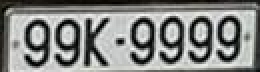
#> input picture Preprocessing/data/predict_car_license_plate/output/64ca73ef-c566-48cb-9e96-5bb57a6f7261.jpg, 130 x 36 px (shown 2 times larger); its folder holds only this picture in this run
$ jupyter execute PART2.boundingBox_preprocessing.ipynb
#> lines starting #> are read from the running program, lines starting #| are printed output that depends on the picture; after the words box and inside, x2 and y2 are one past the last pixel; in counts of white or black regions, pixels touching at a corner belong together
[cell 1]
import os
import matplotlib.pyplot as plt
import cv2
import pytesseract
import re
from threading import Thread

***

# Part 1: Preprocess License Plate

[cell 2]
# Path to Tesseract executable
pytesseract.pytesseract.tesseract_cmd = r'C:\Program Files\Tesseract-OCR\tesseract.exe'

[cell 3]
# STEP 1: LOAD IMAGE ================================
# Load image plate from predict_car_license_plate/output
# This folder contains images after prediction of car license plate
image_folder_path = 'data/predict_car_license_plate/output'
# List all image files in the folder
image_files = os.listdir(image_folder_path)

[cell 4]
# Receive the image load from CV2 and show it with Matplotlib
def showImgCv2Plt(image):
    image = cv2.cvtColor(image, cv2.COLOR_BGR2RGB)
    plt.imshow(image)
    plt.axis('off')
    plt.show()

[cell 5]
# Get 1 image from the list of image files
img_path = os.path.join(image_folder_path, image_files[0])
# open image with cv2 in Grayscale
image = cv2.imread(img_path, cv2.IMREAD_GRAYSCALE)
#> image: shape (36, 130); min 0, max 249, mean 133.9

[cell 6]
# Show Image
showImgCv2Plt(image)

[cell 7]
# STEP 2: RESIZE IMAGE FOR BETTER FEATURE VISIBILITY ================================
# The image of license plate is too small in some case, so we need to resize it to fixed size for better OCR result
# Resize the image to 250x50
# Interpolation: It refers to the method used to estimate pixel values at non-integer coordinates during resizing or transformations (e.g., scaling, rotating, or warping an image).
# cv2.INTER_CUBIC: This specific interpolation method uses cubic convolution to calculate the values of the new pixels. It takes into account the values of 16 neighboring pixels (4x4 grid) around the pixel being calculated.
gray = cv2.resize(image, (250, 50), interpolation=cv2.INTER_CUBIC)
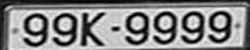
#> gray: shape (50, 250); min 0, max 249, mean 133.9

[cell 8]
# STEP 3: APPLY MEDIAN BLUR and EDGE PRESERVING FILTER TO REMOVE NOISE ===================
img_clear = cv2.medianBlur(gray, 3)
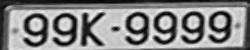
#> img_clear: shape (50, 250); min 0, max 237, mean 134
img_clear = cv2.edgePreservingFilter(img_clear, sigma_s=5)
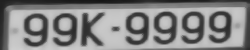
#> img_clear: shape (50, 250); min 22, max 205, mean 133
showImgCv2Plt(img_clear)

[cell 9]
# STEP 4: APPLY GAUSSIAN BLUR TO SHARPEN THE IMAGE ==========================
# Sharpen the image using GaussianBlur
gaussian = cv2.GaussianBlur(img_clear, (5, 5), 2)
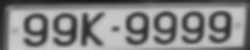
#> gaussian: shape (50, 250); min 26, max 204, mean 133.2
sharpened = cv2.addWeighted(img_clear, 2, gaussian, -1, 0)
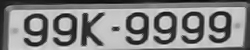
#> sharpened: shape (50, 250); min 8, max 225, mean 132.8
showImgCv2Plt(sharpened)

[cell 10]
# STEP 5: INCREASE CONTRAST ==========================
# Stretch the pixel values
enhanced = cv2.normalize(sharpened, None, 0, 255, cv2.NORM_MINMAX)
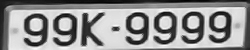
#> enhanced: shape (50, 250); min 0, max 255, mean 146.6
showImgCv2Plt(enhanced)

[cell 11]
# STEP 6: ADAPTIVE THRESHOLDING TO CONVERT TO BLACK-WHITE IMAGE ==========================
# This step converts the image into a binary format using adaptive Gaussian thresholding, which preserves important details and removes background noise.
# This method is especially effective for processing documents or images with uneven lighting.

enhanced = cv2.adaptiveThreshold(enhanced, 255, cv2.ADAPTIVE_THRESH_GAUSSIAN_C, cv2.THRESH_BINARY, 11, 2)
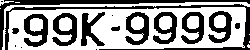
#> enhanced: shape (50, 250); 59.2% white; 17 black regions (5 under 20 px), largest, box (x1, y1, x2, y2) and area: (5, 4, 250, 50) 1120, (0, 0, 250, 50) 1019, (24, 14, 48, 47) 439
showImgCv2Plt(enhanced)

[cell 12]
# FUNCTION TO PREPROCESS LICENSE PLATE IMAGE ==========================
def preprocess_license_plate(plate_image):
    """
    Preprocess the cropped license plate image for better OCR results.
    :param plate_image: Cropped license plate image (numpy array)
    :return: Preprocessed image ready for OCR (numpy array)
    """
    try:
        try:
            # Step 1: Convert to grayscale
            gray = cv2.cvtColor(plate_image, cv2.COLOR_BGR2GRAY)
        except:
            gray = plate_image

        # Step 2: Resize image for better feature visibility
        gray = cv2.resize(gray, (250, 50), interpolation=cv2.INTER_CUBIC)

        # Step 3: Apply Median Blur and Edge Preserving Filter
        img_clear = cv2.medianBlur(gray, 3)
        img_clear = cv2.edgePreservingFilter(img_clear, sigma_s=5)

       # Step 4: Sharpen the image using GaussianBlur
        gaussian = cv2.GaussianBlur(img_clear, (5, 5), 2)
        sharpened = cv2.addWeighted(img_clear, 2, gaussian, -1, 0)

        # Step 5: Increase contrast

        # Stretch the pixel values
        contrast = cv2.normalize(sharpened, None, 0, 255, cv2.NORM_MINMAX)

        # Step 6: Adaptive Thresholding
        enhanced = cv2.adaptiveThreshold(contrast, 255, cv2.ADAPTIVE_THRESH_GAUSSIAN_C, cv2.THRESH_BINARY, 11, 2)


        return enhanced

    except Exception as e:
        print("Error during license plate preprocessing:", e)
        return None

[cell 13]
# Preprocess the image
preprocessed_image = preprocess_license_plate(image)
showImgCv2Plt(preprocessed_image)

***

# Part 2: Predict License Text

[cell 14]
# Create Thread to rotate image from -4 to 4 degree and preprocess it
def rotate_image(image, angle):
    """
    Rotate the image by a custom angle.
    :param image: Input image (numpy array)
    :param angle: Rotation angle in degrees
    :return: Rotated image (numpy array)
    """
    (h, w) = image.shape[:2]
    center = (w // 2, h // 2)
    rotation_matrix = cv2.getRotationMatrix2D(center, angle, 1.0)
    rotated_image = cv2.warpAffine(image, rotation_matrix, (w, h))
    return rotated_image

[cell 15]
from collections import Counter

# Clean the text extracted from the image to remove invalid characters
# Only keep uppercase letters, digits, and hyphens\
# Remove leading and trailing hyphens
# Remove surrounding whitespace
def clean_text(text, min_length=0, max_length=11):
    if not text:
        return ""
    text = re.sub(r'[^A-Z0-9\-]', '', text)  # Keep only valid characters
    text = re.sub(r'^[\-]+', '', text)  # Remove leading . or -
    text = re.sub(r'[\-]+$', '', text)  # Remove trailing . or -
    text = text.strip()  # Remove surrounding whitespace
    if len(text) < min_length or len(text) > max_length:
        return ""
    return text


# Get the most frequent element in a list Exapmle: [1, 2, 2, 3, 3, 3, 4] => 3
def get_most_frequency(list):
    frequency = Counter(list)
    return frequency.most_common(1)[0][0]

#=== PREDICT LICENSE TEXT ========================================
def predict_license_text(image):
    if image is None:
        print("Image is None")
        return None
    else:
        # Extract text from the original image
        text = pytesseract.image_to_string(image).strip()
        text = clean_text(text)
        # If no text or too short, try rotated versions
        if text == "" or len(text) < 3:
            texts = []  # Store text from rotated images

            def worker(angle):
                rotated_image = rotate_image(image, angle)
                text = pytesseract.image_to_string(rotated_image).strip()
                text = clean_text(text)
                if text:
                    texts.append(text)

            threads = []
            for angle in range(-5, 6):  # Try rotations from -4 to +4 degrees
                thread = Thread(target=worker, args=(angle,))
                thread.start()
                threads.append(thread)

            for thread in threads:
                thread.join()
            final_text = ''

            # get most frequent length of text
            if len(texts) == 0:
                return ""
            text_lenghs = [len(text) for text in texts if len(text) > 2]
            final_length = get_most_frequency(text_lenghs)


            for i in range(final_length):
                char =  [text[i] for text in texts if i < len(text)]
                final_text += get_most_frequency(char) or ""
            return final_text
        return text

[cell 16]
print("License plate: ", predict_license_text(preprocessed_image))
#> (the call stopped at in predict_license_text, `text = pytesseract.image_to_string(image).strip()`: pytesseract is not available in this run)
